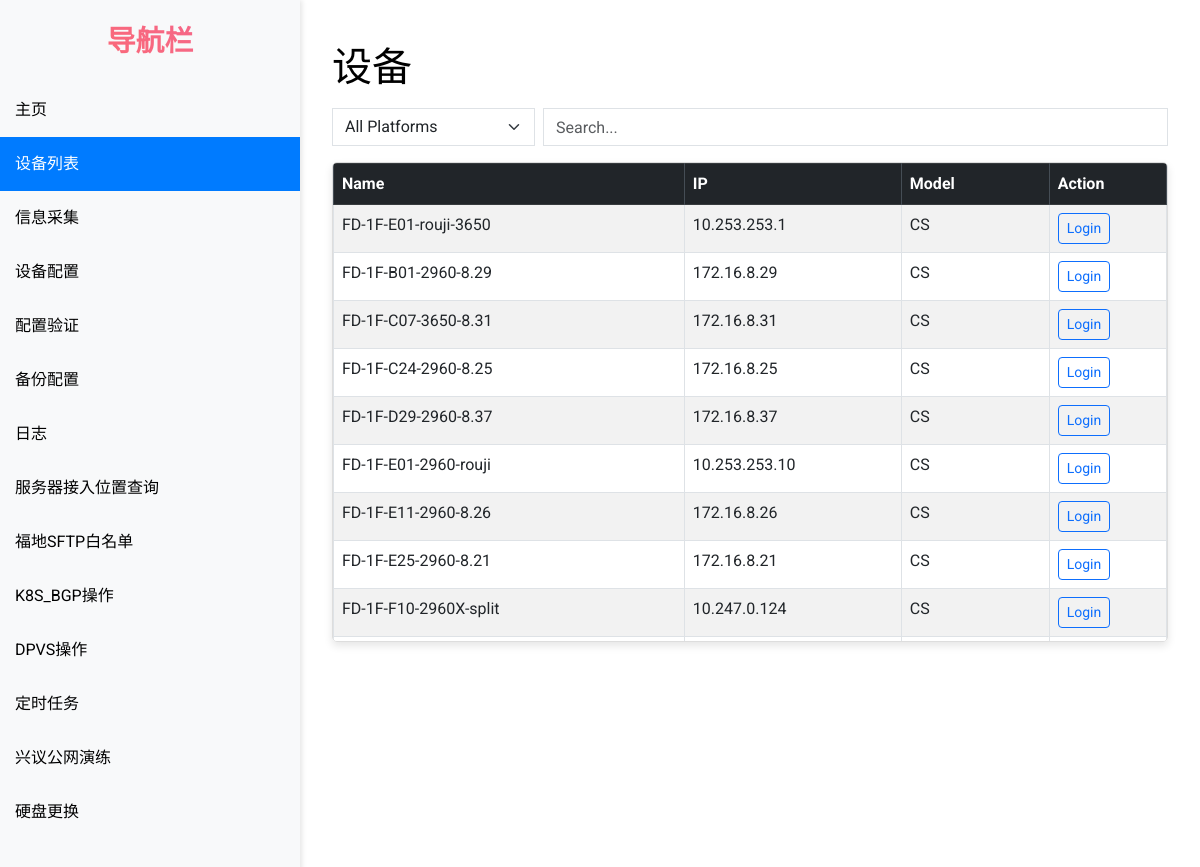
/devices/ (signed in), run on an earlier commit of the app's database.
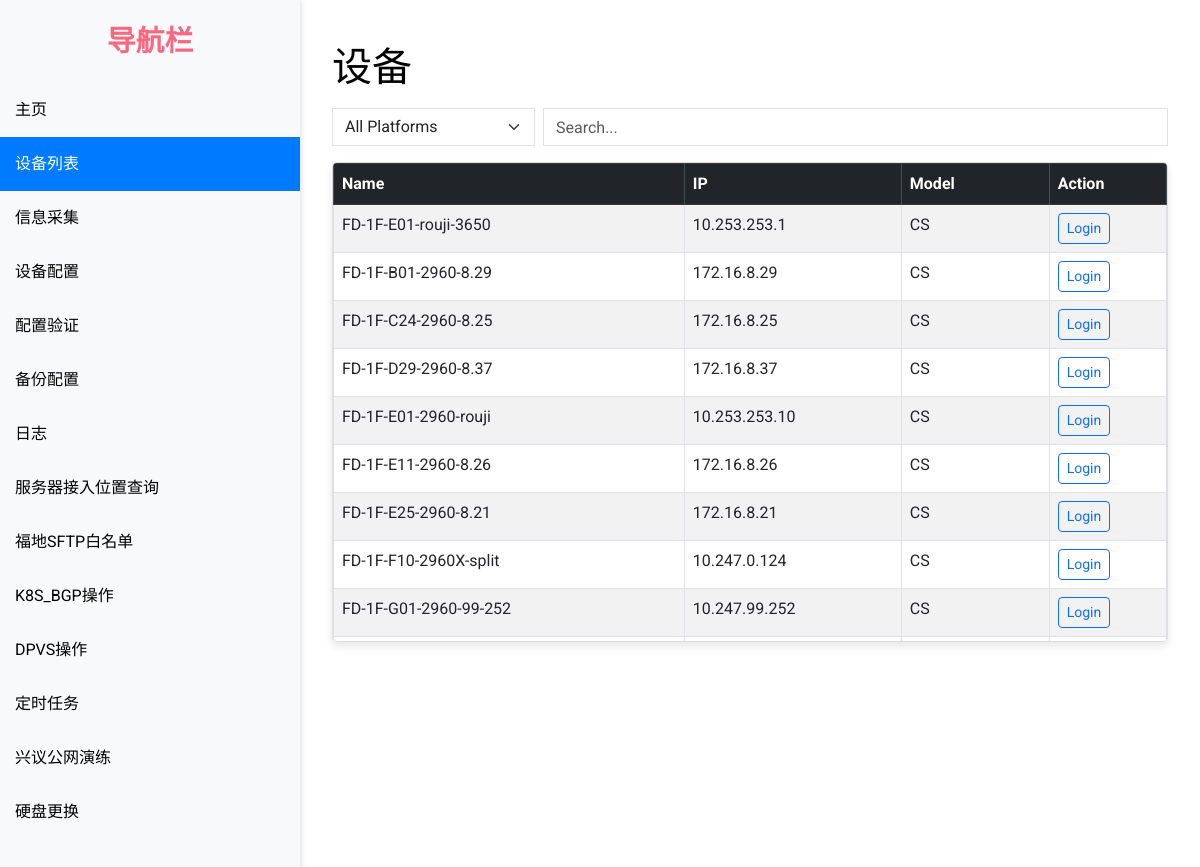
And on a later commit of the database.
### network_automation_app/models.py (models this page shows, shortened)
class Device(models.Model):
    hostname = models.CharField(max_length=255)
    ip_address = models.CharField(max_length=255)
    PLATFORM_CHOICES = (
        ('huawei', '华为'),
        ('cisco_ios_telnet', '思科'),
        ('cisco_ios', '思科'),
        ('f5_tmsh', 'F5'),
        ('fortinet', '飞塔'),
        ('netscaler', 'NS'),
        ('linux', '戴尔')
    )
    platform = models.CharField(max_length=255, choices=PLATFORM_CHOICES)
    LOCATION_CHOICES = (
        ('XY', '兴议'),
        ('FD', '福地'),
        ('XX', '西溪'),
    )
    location = models.CharField(max_length=255, choices=LOCATION_CHOICES)
    Role_CHOICES = (
        ('FW', '防火墙'),
        ('JR', '接入交换机'),
        ('HX', '核心交换机'),
        ('HJ', '汇聚交换机'),
        ('CS', '测试环境'),
        ('CK', '出口设备'),
        ('HJ-JR', 'K8s-接入'),
        ('FWQ', '服务器')
    )
    role = models.CharField(max_length=255, choices=Role_CHOICES)
    MODEL_CHOICES = (
        ('USG', 'USG'),
        ('HW5700', 'HW5700'),
        ('HWNE20', 'HWNE20'),
        ('HW8800', 'HW8800'),
        ('HW6800', 'HW6800'),
        ('HW5800', 'HW5800'),
        ('HW12800', 'HW12800'),
        ('CS45', 'CS45'),
        ('CS', 'CS'),
        ('F5', 'F5'),
        ('FT', 'FT'),
        ('NS', 'NS'),
        ('linux', 'R630')
    )
    model = models.CharField(max_length=255, choices=MODEL_CHOICES)
    created_time = models.DateTimeField('创建时间', auto_now_add=True)
    update_time = models.DateTimeField('更新时间', auto_now=True)

### network_automation_app/views.py (the view)
# urls.py: path('devices/', views.devices, name='devices'),
@login_required
def devices(request):
    all_devices = Device.objects.all().order_by('model')
    vendors = all_devices.values_list('model', flat=True).distinct()
    context = {
        'all_devices': all_devices,
        'vendors': vendors
    }
    return render(request, 'devices.html', context)

### network_automation_app/templates/devices.html (shortened to what this page needs)
{% extends "base.html" %}
{% block content %}
<div class="container mt-4">
    <h1 class="text-left mb-3">设备</h1>
    <form method="POST" class="mb-3">
        <div class="row g-2 align-items-center">
            <div class="col-md-3">
                <select name="vendor" id="vendor" class="form-select">
                    <option value="">All Platforms</option>
                </select>
            </div>
            <div class="col-md-9">
                <input type="search" placeholder="Search..." class="form-control search-input" data-table="customers-list"/>
            </div>
        </div>
        <div class="scrollbox mt-3">
            <table class="table table-hover table-striped table-bordered customers-list" id="device-table">
                <thead class="table-dark sticky-header">
                    <tr>
                        <th>Name</th>
                        <th>IP</th>
                        <th>Model</th>
                        <th>Action</th>
                    </tr>
                </thead>
                <tbody>
                    {% for device in all_devices %}
                    <tr class="device-row" data-model="{{ device.model }}">
                        <td>{{ device.hostname }}</td>
                        <td>{{ device.ip_address }}</td>
                        <td>{{ device.model }}</td>
                        <td><button type="button" class="btn btn-outline-primary btn-sm login-btn" data-ip="{{ device.ip_address }}">Login</button></td>
                    </tr>
                    {% endfor %}
                </tbody>
            </table>
        </div>
    </form>
</div>
{% endblock %}

What changed in the data, as far as the page shows it:
removed Device: hostname "FD-1F-C07-3650-8.31", ip_address "172.16.8.31", model "CS"
now on this page (row unchanged): Device: hostname "FD-1F-G01-2960-99-252", ip_address "10.247.99.252", model "CS"
